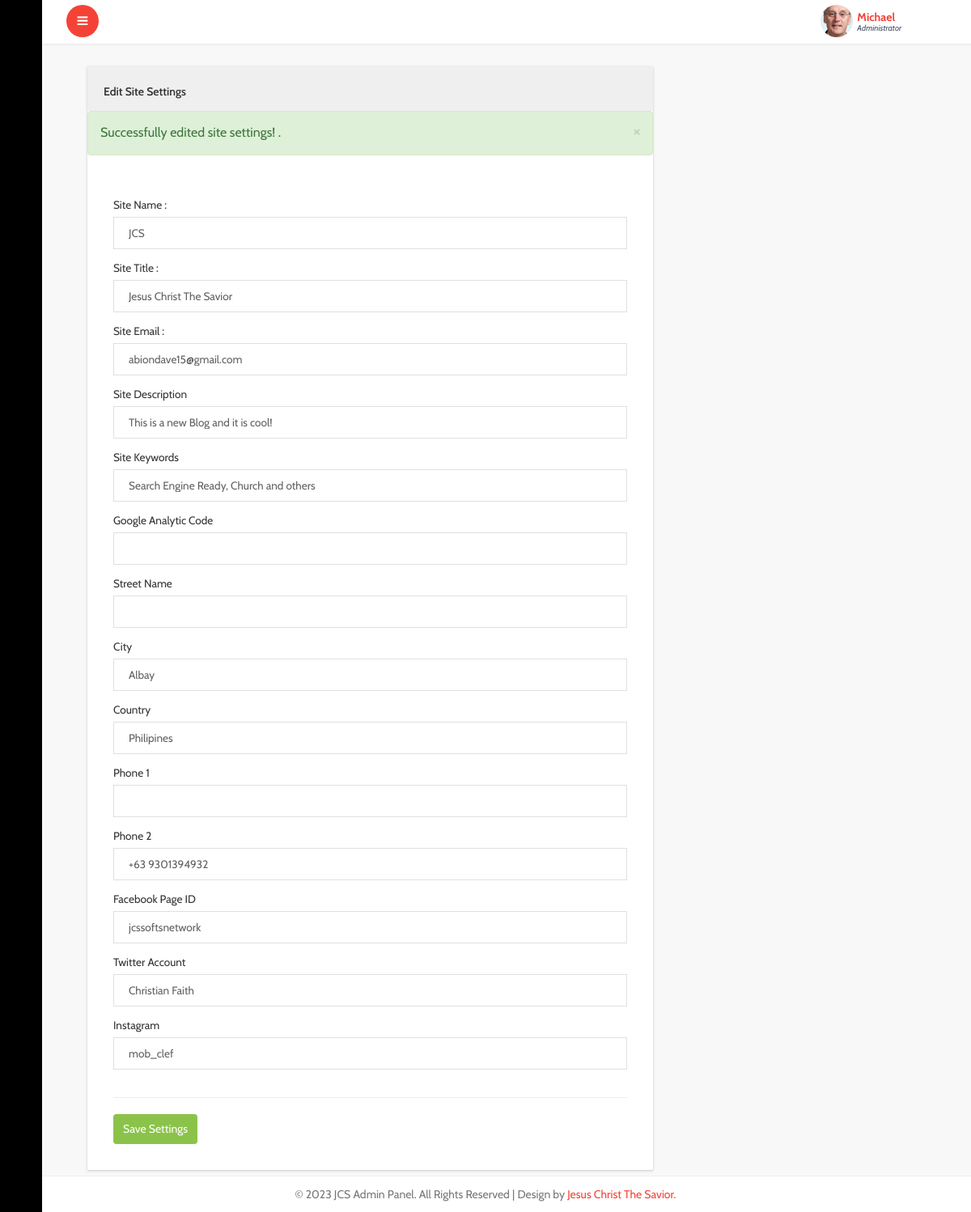
/admin/settings.php?success=true (signed in), run on the app's committed database.
### tables this page shows
CREATE TABLE `settings` (
  `id` int(11) NOT NULL,
  `site_name` varchar(45) NOT NULL,
  `site_title` varchar(60) NOT NULL,
  `email` varchar(60) NOT NULL,
  `site_desc` varchar(350) NOT NULL,
  `site_keyword` varchar(250) NOT NULL,
  `google_code` varchar(1000) NOT NULL,
  `street` varchar(100) NOT NULL,
  `city` varchar(60) NOT NULL,
  `country` varchar(50) NOT NULL,
  `phone` varchar(15) NOT NULL,
  `facebook` varchar(45) NOT NULL,
  `twitter` varchar(34) NOT NULL,
  `linkedin` varchar(45) NOT NULL,
  `status` varchar(25) NOT NULL
);

### admin/settings.php (the view, shortened to what this page needs)
<?php include "header.php"; ?>
			<div id="page-wrapper">
				<div class="graphs">
					<div class="xs">
						<div class="col-md-8 inbox_right">
							<div class="Compose-Message">
								<div class="panel panel-default">
									<div class="panel-heading">
									Edit Site Settings
									</div>
									<?php if(get("success")):?>
                                            <div>
                                               <?=App::message("success", "Successfully edited site settings!")?>
                                            </div>
                                            <?php endif;?>
									<div class="panel-body panel-body-com-m">
										 <?php
				$result = $db->prepare("SELECT * FROM settings");
				$result->execute();
				for($i=0; $row = $result->fetch(); $i++){
               ?>
                <form class="com-mail"  action="save-setting.php" method="post" enctype="multipart/form-data">
												<label>Site Name : </label>
												<input type="text" name="site_name" value="<?php echo $row['site_name']; ?>" class="form-control1 control3">
												<label>Site Title : </label>
												<input type="text" name="site_title" value="<?php echo $row['site_title']; ?>" class="form-control1 control3">
												<label>Site Email : </label>
												<input type="text" name="email" value="<?php echo $row['email']; ?>" class="form-control1 control3">
												<label>Site Description </label>
												<input type="text" name="site_desc" value="<?php echo $row['site_desc']; ?>" class="form-control1 control3"></textarea>
												<label>Site Keywords </label>
												<input type="text" name="site_keyword" value="<?php echo $row['site_keyword']; ?>" class="form-control1 control3">
												<label>Google Analytic Code </label>
												<input type="text" name="google_code" value="<?php echo $row['google_code']; ?>" class="form-control1 control3"></textarea>
												<label>Street Name</label>
												<input type="text" name="street" value="<?php echo $row['street']; ?>" class="form-control1 control3">
												<label>City </label>
												<input type="text" name="city" value="<?php echo $row['city']; ?>"class="form-control1 control3">
												<label>Country </label>
												<input type="text" name="country" value="<?php echo $row['country']; ?>" class="form-control1 control3">
												<label>Phone 1</label>
												<input type="text" name="phone" value="<?php echo $row['phone']; ?>"class="form-control1 control3">
												<label>Phone 2</label>
												<input type="text" name="linkedin" value="<?php echo $row['linkedin']; ?>" class="form-control1 control3">
												<label>Facebook Page ID</label>
												<input type="text" name="facebook" value="<?php echo $row['facebook']; ?>" class="form-control1 control3">
												<label>Twitter Account </label>
												<input type="text" name="twitter" value="<?php echo $row['twitter']; ?>" class="form-control1 control3">
												<label>Instagram </label>
												<input type="text" name="status" value="<?php echo $row['status']; ?>" class="form-control1 control3">
			      		<hr>
											<input type="submit" value="Save Settings">
										</form><?php
}
?>
									</div>
								 </div>
							  </div>
						</div>
					</div>
				</div>
			</div>
		</div>
		<?php include "footer.php"; ?>

### data on the page
settings: site_name "JCS", site_title "Jesus Christ The Savior", email "abiondave15@gmail.com", site_desc "This is a new Blog and it is cool!", site_keyword "Search Engine Ready, Church and others", city "Albay", country "Philipines", linkedin "+63 9301394932", facebook "jcssoftsnetwork", twitter "Christian Faith", status "mob_clef"

### other printed values
$message "Successfully edited site settings!"
